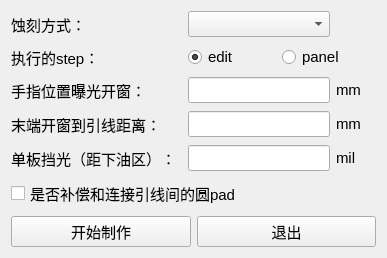
<?xml version="1.0" encoding="UTF-8"?>
<ui version="4.0">
 <class>Form</class>
 <widget class="QWidget" name="Form">
  <property name="geometry">
   <rect>
    <x>0</x>
    <y>0</y>
    <width>387</width>
    <height>252</height>
   </rect>
  </property>
  <property name="font">
   <font>
    <family>Segoe UI</family>
    <pointsize>11</pointsize>
   </font>
  </property>
  <property name="windowTitle">
   <string>添加镀金干膜</string>
  </property>
  <layout class="QVBoxLayout" name="verticalLayout" stretch="1">
   <item>
    <layout class="QGridLayout" name="gridLayout" rowstretch="1,0,0,0,0,0,0,0" columnstretch="1,0,0,0">
     <property name="verticalSpacing">
      <number>8</number>
     </property>
     <item row="3" column="2">
      <widget class="QLineEdit" name="lineEdit_2"/>
     </item>
     <item row="2" column="3">
      <widget class="QLabel" name="label_6">
       <property name="text">
        <string>mm</string>
       </property>
      </widget>
     </item>
     <item row="7" column="0" colspan="4">
      <layout class="QHBoxLayout" name="horizontalLayout">
       <property name="spacing">
        <number>6</number>
       </property>
       <item>
        <widget class="QPushButton" name="pushButton">
         <property name="cursor">
          <cursorShape>PointingHandCursor</cursorShape>
         </property>
         <property name="text">
          <string>开始制作</string>
         </property>
        </widget>
       </item>
       <item>
        <widget class="QPushButton" name="pushButton_2">
         <property name="cursor">
          <cursorShape>PointingHandCursor</cursorShape>
         </property>
         <property name="text">
          <string>退出</string>
         </property>
        </widget>
       </item>
      </layout>
     </item>
     <item row="5" column="0" colspan="4">
      <widget class="QCheckBox" name="checkBox">
       <property name="cursor">
        <cursorShape>PointingHandCursor</cursorShape>
       </property>
       <property name="text">
        <string>是否补偿和连接引线间的圆pad</string>
       </property>
      </widget>
     </item>
     <item row="4" column="0" colspan="2">
      <widget class="QLabel" name="label_4">
       <property name="text">
        <string>单板挡光（距下油区）：</string>
       </property>
      </widget>
     </item>
     <item row="3" column="3">
      <widget class="QLabel" name="label_7">
       <property name="text">
        <string>mm</string>
       </property>
      </widget>
     </item>
     <item row="2" column="2">
      <widget class="QLineEdit" name="lineEdit"/>
     </item>
     <item row="2" column="0" colspan="2">
      <widget class="QLabel" name="label_2">
       <property name="text">
        <string>手指位置曝光开窗：</string>
       </property>
      </widget>
     </item>
     <item row="0" column="3">
      <spacer name="horizontalSpacer">
       <property name="orientation">
        <enum>Qt::Horizontal</enum>
       </property>
       <property name="sizeHint" stdset="0">
        <size>
         <width>40</width>
         <height>20</height>
        </size>
       </property>
      </spacer>
     </item>
     <item row="4" column="2">
      <widget class="QLineEdit" name="lineEdit_3"/>
     </item>
     <item row="0" column="0" colspan="2">
      <widget class="QLabel" name="label">
       <property name="text">
        <string>蚀刻方式：</string>
       </property>
      </widget>
     </item>
     <item row="3" column="0" colspan="2">
      <widget class="QLabel" name="label_3">
       <property name="text">
        <string>末端开窗到引线距离：</string>
       </property>
      </widget>
     </item>
     <item row="0" column="2">
      <widget class="QComboBox" name="comboBox"/>
     </item>
     <item row="1" column="0" colspan="2">
      <widget class="QLabel" name="label_5">
       <property name="text">
        <string>执行的step：</string>
       </property>
      </widget>
     </item>
     <item row="4" column="3">
      <widget class="QLabel" name="label_8">
       <property name="text">
        <string>mil</string>
       </property>
      </widget>
     </item>
     <item row="1" column="2" colspan="2">
      <layout class="QHBoxLayout" name="horizontalLayout_3">
       <item>
        <widget class="QRadioButton" name="radioButton">
         <property name="cursor">
          <cursorShape>PointingHandCursor</cursorShape>
         </property>
         <property name="text">
          <string>edit</string>
         </property>
         <property name="checked">
          <bool>true</bool>
         </property>
        </widget>
       </item>
       <item>
        <widget class="QRadioButton" name="radioButton_2">
         <property name="cursor">
          <cursorShape>PointingHandCursor</cursorShape>
         </property>
         <property name="text">
          <string>panel</string>
         </property>
        </widget>
       </item>
      </layout>
     </item>
    </layout>
   </item>
  </layout>
 </widget>
 <resources/>
 <connections/>
</ui>
